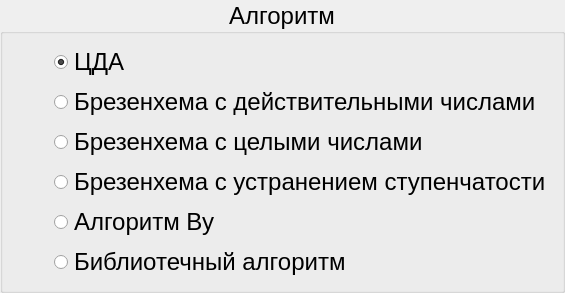
    <widget class="QGroupBox" name="algorithmBox">
     <property name="font">
      <font>
       <pointsize>18</pointsize>
      </font>
     </property>
     <property name="title">
      <string>Алгоритм</string>
     </property>
     <property name="alignment">
      <set>Qt::AlignCenter</set>
     </property>
     <layout class="QHBoxLayout" name="horizontalLayout_12">
      <item>
       <spacer name="horizontalSpacer_17">
        <property name="orientation">
         <enum>Qt::Horizontal</enum>
        </property>
        <property name="sizeType">
         <enum>QSizePolicy::Fixed</enum>
        </property>
        <property name="sizeHint" stdset="0">
         <size>
          <width>40</width>
          <height>20</height>
         </size>
        </property>
       </spacer>
      </item>
      <item>
       <layout class="QVBoxLayout" name="verticalLayout_2">
        <item>
         <widget class="QRadioButton" name="radioButton">
          <property name="text">
           <string>ЦДА</string>
          </property>
          <property name="checked">
           <bool>true</bool>
          </property>
          <property name="autoRepeat">
           <bool>false</bool>
          </property>
          <property name="autoExclusive">
           <bool>true</bool>
          </property>
         </widget>
        </item>
        <item>
         <widget class="QRadioButton" name="radioButton_2">
          <property name="text">
           <string>Брезенхема с действительными числами</string>
          </property>
          <property name="checkable">
           <bool>true</bool>
          </property>
          <property name="checked">
           <bool>false</bool>
          </property>
          <property name="autoExclusive">
           <bool>true</bool>
          </property>
         </widget>
        </item>
        <item>
         <widget class="QRadioButton" name="radioButton_3">
          <property name="text">
           <string>Брезенхема с целыми числами</string>
          </property>
          <property name="checked">
           <bool>false</bool>
          </property>
          <property name="autoExclusive">
           <bool>true</bool>
          </property>
         </widget>
        </item>
        <item>
         <widget class="QRadioButton" name="radioButton_4">
          <property name="text">
           <string>Брезенхема с устранением ступенчатости</string>
          </property>
         </widget>
        </item>
        <item>
         <widget class="QRadioButton" name="radioButton_8">
          <property name="text">
           <string>Алгоритм Ву</string>
          </property>
         </widget>
        </item>
        <item>
         <widget class="QRadioButton" name="radioButton_5">
          <property name="text">
           <string>Библиотечный алгоритм</string>
          </property>
         </widget>
        </item>
       </layout>
      </item>
     </layout>
    </widget>
